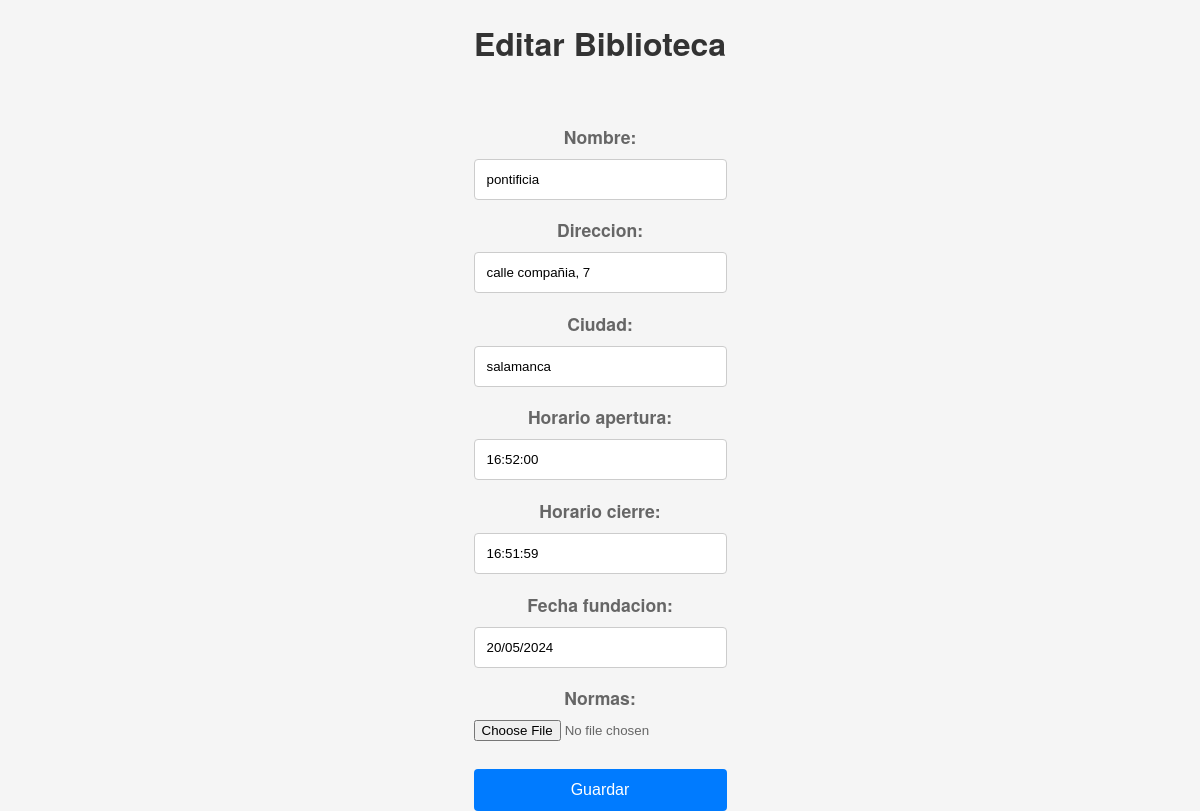
Page /polls/bibliotecas/editar/pontificia/ on the committed database.
### polls/models.py (models this page shows, shortened)
class Biblioteca(models.Model):
    nombre = models.CharField(max_length=200)
    direccion = models.CharField(
        max_length=200,
        validators=[RegexValidator(
            regex=r'.*\d$',
            message='La dirección debe terminar en un número.'
        )]
    )
    ciudad = models.CharField(max_length=100)
    horario_apertura = models.TimeField()
    horario_cierre = models.TimeField()
    fecha_fundacion = models.DateField()
    normas = models.FileField(upload_to='normas/', null=True, blank=True)

### polls/views.py (the view)
# urls.py: path('bibliotecas/editar/<str:nombre>/', views.editar_biblioteca, name='editar_biblioteca'),
def editar_biblioteca(request, nombre):
    biblioteca = get_object_or_404(Biblioteca, nombre=nombre)
    if request.method == 'POST':
        form = BibliotecaForm(request.POST, request.FILES, instance=biblioteca)
        if form.is_valid():
            form.save()
            return redirect('listar_bibliotecas')
    else:
        form = BibliotecaForm(instance=biblioteca)
    return render(request, 'editar_biblioteca.html', {'form': form, 'biblioteca': biblioteca})

### polls/forms.py
class BibliotecaForm(forms.ModelForm):
    class Meta:
        model = Biblioteca
        fields = ['nombre', 'direccion', 'ciudad', 'horario_apertura', 'horario_cierre', 'fecha_fundacion', 'normas']

### polls/templates/editar_biblioteca.html (shortened to what this page needs)
{% load static %}
<!DOCTYPE html>
<html>
<head>
    <link rel="stylesheet" type="text/css" href="{% static './styles.css' %}">
</head>
<body>
    <h1>Editar Biblioteca</h1>
    <form method="post" enctype="multipart/form-data">
        {{ form.as_p }}
        <button type="submit">Guardar</button>
    </form>
</body>
</html>

### polls/static/styles.css (style rules this page uses)
body { font-family: 'Helvetica Neue', Arial, sans-serif; margin: 0; padding: 0; background-color: #f5f5f5; display: flex; flex-direction: column; align-items: center; min-height: 100vh; }
h1 { color: #333; text-align: center; margin: 20px 0; }
p { font-size: 1.1em; text-align: center; color: #666; }
form { margin-top: 20px; }
label { display: block; margin-bottom: 5px; font-weight: bold; }
input[type="text"], input[type="email"], input[type="password"], textarea, select { width: 100%; padding: 12px; border: 1px solid #ccc; border-radius: 4px; box-sizing: border-box; margin-top: 5px; }
button { width: 100%; background-color: #007bff; color: #fff; border: none; padding: 12px; cursor: pointer; border-radius: 4px; font-size: 1em; margin-top: 10px; }

### rows in the picture
Biblioteca: nombre "pontificia", direccion "calle compañia, 7", ciudad "salamanca", horario_apertura "16:52:00", horario_cierre "16:51:59", fecha_fundacion "20/05/2024"
